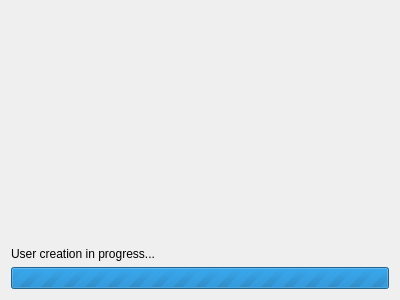
<?xml version="1.0" encoding="UTF-8"?>
<ui version="4.0">
 <class>complete</class>
 <widget class="QWidget" name="complete">
  <property name="geometry">
   <rect>
    <x>0</x>
    <y>0</y>
    <width>400</width>
    <height>300</height>
   </rect>
  </property>
  <property name="windowTitle">
   <string/>
  </property>
  <layout class="QVBoxLayout" name="verticalLayout">
   <item>
    <widget class="QLabel" name="label">
     <property name="text">
      <string/>
     </property>
     <property name="wordWrap">
      <bool>true</bool>
     </property>
    </widget>
   </item>
   <item>
    <spacer name="verticalSpacer">
     <property name="orientation">
      <enum>Qt::Vertical</enum>
     </property>
     <property name="sizeHint" stdset="0">
      <size>
       <width>20</width>
       <height>211</height>
      </size>
     </property>
    </spacer>
   </item>
   <item>
    <widget class="QLabel" name="progress_label">
     <property name="text">
      <string>User creation in progress...</string>
     </property>
    </widget>
   </item>
   <item>
    <widget class="QProgressBar" name="progress_bar">
     <property name="maximum">
      <number>0</number>
     </property>
     <property name="value">
      <number>-1</number>
     </property>
     <property name="textVisible">
      <bool>false</bool>
     </property>
    </widget>
   </item>
  </layout>
 </widget>
 <resources/>
 <connections/>
</ui>
